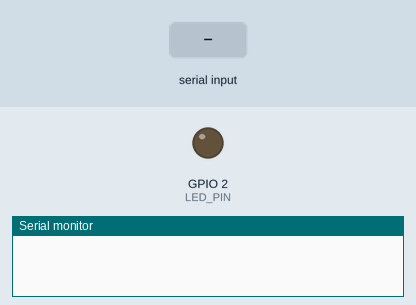
Recording of a sketch running on a simulated ESP32. On the bench: output pins drawn as LEDs (lit = HIGH), the last lines printed to the serial monitor. Dashed ring = blinking. The test bench sets the inputs (shaded band).

Above: at 0.0 s.
At 2.2 s:
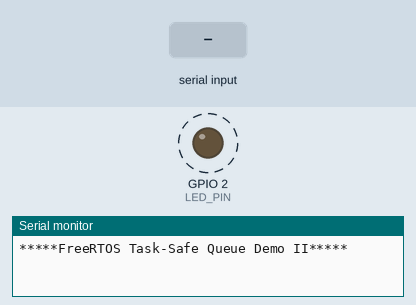
2.3 s: "delay \n" received over Serial
4.5 s: "90,45\n" received over Serial
6.5 s: "0\n" received over Serial
Timing chart, 0 to 14.5 s (numbered marks = the images above; inputs shaded):
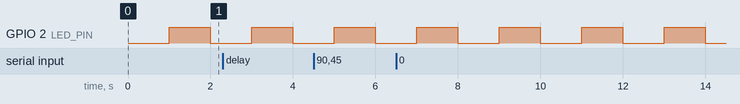

Measured:
- by itself, GPIO 2 (LED_PIN): alternates HIGH for 1.0 s and LOW for 1.0 s

The sketch:

FreeRTOS_Queue_II.ino
```cpp
// (licence header left out)
// Using only core one for demo purposes
#if CONFIG_FREERTOS_UNICORE
static const BaseType_t app_cpu = 0;
#else
static const BaseType_t app_cpu = 1;
#endif

// Private (static) globals
static const int LED_PIN = LED_BUILTIN;
static const uint8_t QUEUE_LEN = 16;
// max serial IO line size
static const int BUFFER_SIZE = 256;

// queue1 stores integers that will control the blink rate of an LED
static QueueHandle_t queue1;
// queue2 stores strings to be printed to the serial terminal
static QueueHandle_t queue2;

// TaskA: Prints messages from queue2, reads and echos serial input, if serial input is
//        "delay xxx" it sends xxx (int) to queue1
void taskA(void *param) {
  static char buffer[BUFFER_SIZE]; // 256 bytes allocated to read and echo serial IO
  static int bufferIndex = 0;
  char queue2Buffer[BUFFER_SIZE];
  memset(queue2Buffer, 0, sizeof(buffer));
  int item;

  while (1) {
    if (xQueueReceive(queue2, (void*)queue2Buffer, 10) == pdTRUE) {
      Serial.println(queue2Buffer);
    }
    while (Serial.available() > 0) {
      char charRead = Serial.read();

      if (charRead == '\n') {
        buffer[bufferIndex] = '\0'; // null terminator
        if (strncmp(buffer, "delay ", 6) == 0) {
          int delayValue;
          if (sscanf(buffer + 6, "%d", &delayValue) == 1) {
            // Successfully got delay value
            Serial.print("Received delay value: ");
            Serial.println(delayValue);
            if (xQueueSend(queue1, (void*)&delayValue, 10) != pdTRUE) {
              Serial.println("queue1 is FULL, could not enter delay value");
            }
          } else {
            Serial.println("Invalid delay command format");
          }
        }
        Serial.println(buffer);
        bufferIndex = 0;
        memset(buffer, 0, sizeof(buffer));
      } else {
        if (bufferIndex < BUFFER_SIZE - 1) {
          buffer[bufferIndex] = charRead;
          bufferIndex++;
        } else {
          bufferIndex = 0;
          // Set all bytes in the buffer to NULL
          memset(buffer, 0, sizeof(buffer));
        }
      }
    }
  }
}

// TaskB: Reads values from queue1 to update a local variable that controls the blink
//        rate of an LED. Everytime the LED blinks 100 times it sends "Blinked" to queue2
void taskB(void *param) {
  static int delay = 1000;
  static int blinkCount = 0;
  const char blink_str[] = "Blinked";
  while(1){

    // do not need to check for pdFALSE, delay will be previous value
    xQueueReceive(queue1, (void*)&delay, 0);
    digitalWrite(LED_PIN, HIGH);
    vTaskDelay(delay / portTICK_PERIOD_MS);
    digitalWrite(LED_PIN, LOW);
    vTaskDelay(delay / portTICK_PERIOD_MS);
    blinkCount++;

    if (blinkCount == 100) {
      if (xQueueSend(queue2, (void*)blink_str, 10) != pdTRUE) {
        Serial.println("queue1 is FULL, could not enter delay value");
      }
      blinkCount = 0;
    }
  }
}

void setup() {
  Serial.begin(115200);
  pinMode(LED_PIN, OUTPUT);

  // delaying setup task for 1s so we do not miss serial output
  vTaskDelay(1000 / portTICK_PERIOD_MS);
  Serial.println();
  Serial.println("*****FreeRTOS Task-Safe Queue Demo II*****");

  // Create queue
  queue1 = xQueueCreate(QUEUE_LEN, sizeof(int));
  queue2 = xQueueCreate(QUEUE_LEN, BUFFER_SIZE);

  xTaskCreatePinnedToCore(taskA,
                        "taskA",
                        2048,
                        NULL,
                        1,
                        NULL,
                        app_cpu);

  xTaskCreatePinnedToCore(taskB,
                        "taskB",
                        2048,
                        NULL,
                        1,
                        NULL,
                        app_cpu);
}

void loop() {
}
```
